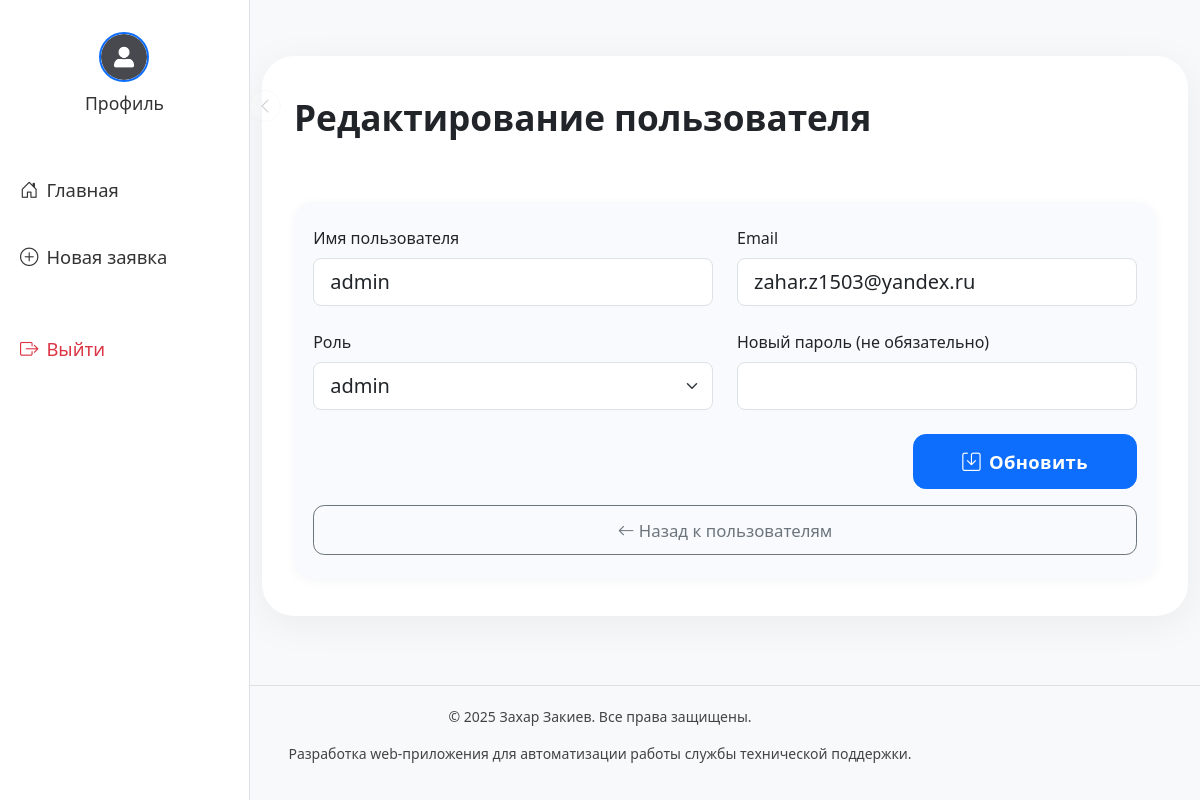
/admin/users/edit/11, run on the app's committed database.
### tables this page shows
CREATE TABLE users (
    id INTEGER PRIMARY KEY AUTOINCREMENT,
    username TEXT NOT NULL UNIQUE,
    email TEXT NOT NULL UNIQUE,
    password TEXT NOT NULL,
    role TEXT DEFAULT 'user',
    is_confirmed INTEGER DEFAULT 0,
    avatar TEXT DEFAULT 'default_avatar.png'
);

### app.py (the view, shortened to what this page needs)
@app.route("/admin/users/edit/<int:user_id>", methods=["GET", "POST"])
def edit_user(user_id):
    try:
        conn = get_db_connection()
        user = conn.execute("SELECT * FROM users WHERE id = ?", (user_id,)).fetchone()
        if not user:
            flash("Пользователь не найден", "error")
            return redirect(url_for('admin_users'))
        conn.close()
        return render_template('edit_user.html', user=user)
    except Exception as e:
        app.logger.error(f"Error during user update: {e}")
        flash("Ошибка при обновлении данных пользователя", "error")
        return redirect(url_for('admin_users'))

### app.py (called while the page is built)
def get_db_connection():
    conn = sqlite3.connect(DB_PATH)
    conn.row_factory = sqlite3.Row
    return conn

### templates/edit_user.html (shortened to what this page needs)
{% extends "base.html" %}
{% block content %}
<div class="ticket-main-card">
    <div class="ticket-title-row">
        <h2>Редактирование пользователя</h2>
    </div>
    <div class="ticket-form-block">
        <form method="POST">
            <div class="row g-4">
                <div class="col-12 col-md-6">
                    <label for="username" class="form-label">Имя пользователя</label>
                    <input type="text" class="form-control form-control-lg" name="username" value="{{ user.username }}"
                        required>
                </div>
                <div class="col-12 col-md-6">
                    <label for="email" class="form-label">Email</label>
                    <input type="email" class="form-control form-control-lg" name="email" value="{{ user.email }}"
                        required>
                </div>
                <div class="col-12 col-md-6">
                    <label for="role" class="form-label">Роль</label>
                    <select class="form-select form-select-lg" name="role" required>
                        <option value="admin" {% if user.role=='admin' %}selected{% endif %}>admin</option>
                    </select>
                </div>
                <div class="col-12 col-md-6">
                    <label for="password" class="form-label">Новый пароль (не обязательно)</label>
                    <input type="password" class="form-control form-control-lg" name="password">
                </div>
            </div>
            <div class="text-end mt-4">
                <button type="submit" class="btn btn-primary ticket-btn-main px-5">
                    <i class="bi bi-save me-2"></i>Обновить
                </button>
            </div>
        </form>
        <a href="{{ url_for('admin_users') }}" class="btn btn-outline-secondary ticket-btn-secondary w-100 mt-3">
            <i class="bi bi-arrow-left"></i> Назад к пользователям
        </a>
    </div>
</div>
{% endblock %}

### templates/base.html (style rules this page uses)
html { overflow-y: scroll; }
body { overflow-x: hidden; }

### templates/edit_user.html (style rules this page uses)
.ticket-main-card { max-width: 1200px; margin: 0 auto; border-radius: 2rem; box-shadow: 0 8px 40px rgba(0, 0, 0, 0.06); background: #fff; padding: 2.5rem 2rem 2rem 2rem; min-height: 70vh; display: flex; flex-direction: column; gap: 2.5rem; }
.ticket-title-row { display: flex; align-items: center; gap: 1rem; }
.ticket-title-row h2 { font-size: 2.2rem; font-weight: 700; margin-bottom: 0; }
.ticket-form-block { background: #f8fafd; border-radius: 1.2rem; padding: 1.5rem 1.2rem; margin-top: 1.5rem; box-shadow: 0 2px 12px rgba(0, 0, 0, 0.04); }
.ticket-btn-main { font-size: 1.15rem; padding: 0.8rem 0; border-radius: 0.8rem; font-weight: 600; letter-spacing: 0.02em; }
.ticket-btn-secondary { font-size: 1.05rem; padding: 0.7rem 0; border-radius: 0.7rem; font-weight: 500; margin-top: 0.7rem; }

### data on the page
users: username "admin", email "zahar.z1503@yandex.ru", role "admin"

### other printed values
{{ session.get('user', 'Профиль') }} "Профиль"
